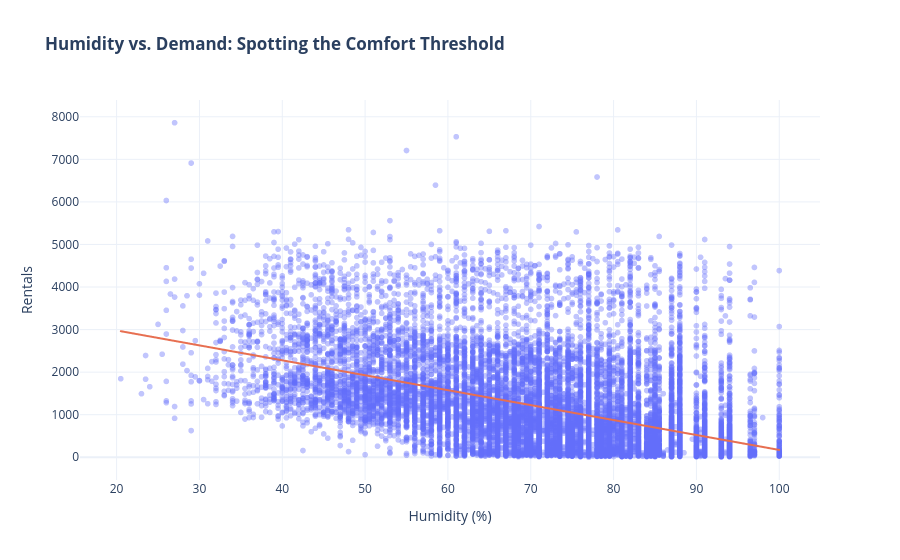

Write notebook code for a chart like this one.
### Markdown cell above
- Wind_speed & hum (The "Comfort Killers")
We might think, "The windier or more humid it is, the fewer people ride." But is this relationship linear, or is there a specific threshold where it suddenly becomes "too windy" or "too muggy" to ride?

### Code cell
# Sample to keep the trendline render fast and snappy
fig_hum = px.scatter(
    df, 
    x='hum', y='cnt',
    trendline='ols', # Adds an Ordinary Least Squares regression line
    trendline_color_override='#e76f51',
    labels={'hum': 'Humidity (%)', 'cnt': 'Rentals'},
    title='<b>Humidity vs. Demand: Spotting the Comfort Threshold</b>',
    opacity=0.4,
    template='plotly_white'
)
fig_hum.show()

### Figure 1 — Plotly figure (JSON) as saved in the notebook; plotly's stock layout.template omitted (floating-point values rounded to 4 significant figures; data arrays with more than 128 entries replaced by an {"elided": "..."} marker saying what was removed)
{"data": [{"hovertemplate": "Humidity (%)=%{x}<br>Rentals=%{y}<extra></extra>", "legendgroup": "", "marker": {"color": "#636efa", "opacity": 0.4, "symbol": "circle"}, "mode": "markers", "name": "", "showlegend": false, "type": "scattergl", "x": {"elided": "17414 float values"}, "xaxis": "x", "y": {"elided": "17414 int values"}, "yaxis": "y"}, {"hovertemplate": "<b>OLS trendline</b><br>cnt = -35.0933 * hum + 3681.23<br>R<sup>2</sup>=0.214277<br><br>Humidity (%)=%{x}<br>Rentals=%{y} <b>(trend)</b><extra></extra>", "legendgroup": "", "line": {"color": "#e76f51"}, "marker": {"color": "#636efa", "symbol": "circle"}, "mode": "lines", "name": "", "showlegend": false, "type": "scattergl", "x": {"elided": "17414 float values"}, "xaxis": "x", "y": {"elided": "17414 float values"}, "yaxis": "y"}], "layout": {"legend": {"tracegroupgap": 0}, "title": {"text": "<b>Humidity vs. Demand: Spotting the Comfort Threshold</b>"}, "xaxis": {"anchor": "y", "domain": [0, 1], "title": {"text": "Humidity (%)"}}, "yaxis": {"anchor": "x", "domain": [0, 1], "title": {"text": "Rentals"}}}}
